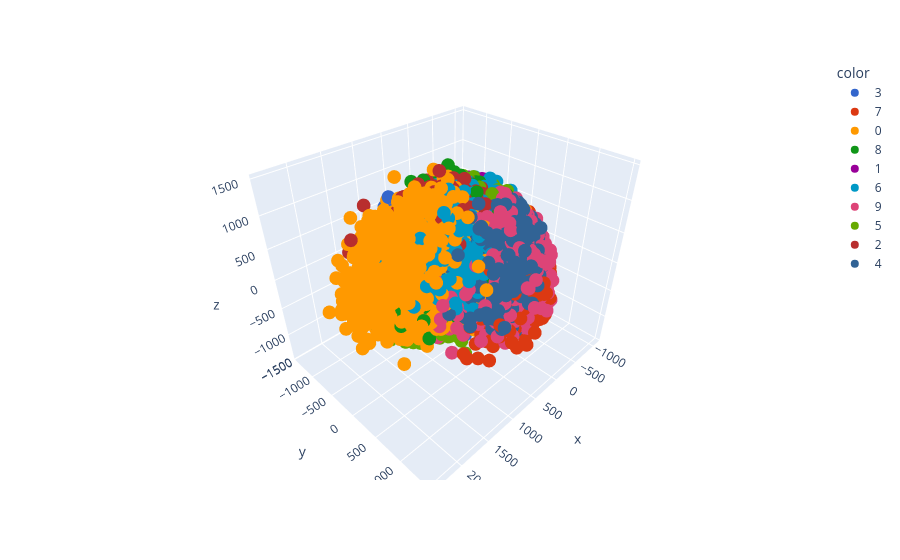

Source (notebook cell):
### Code cell
# 3d graph of 3 principal components
# x is PC-1 and y is PC-2 & z = PC-3
n_comp = 3
pca = PCA(n_components=n_comp)
X_train_trf = pca.fit_transform(X_train)
fig = px.scatter_3d(x = X_train_trf[:,0], y = X_train_trf[:,1], z = X_train_trf[:,2], color = Y_train.astype(str), color_discrete_sequence = px.colors.qualitative.G10)
fig.show()

### Figure 1 — Plotly figure (JSON) as saved in the notebook; plotly's stock layout.template omitted (floating-point values rounded to 4 significant figures; data arrays with more than 128 entries replaced by an {"elided": "..."} marker saying what was removed)
{"data": [{"hovertemplate": "color=3<br>x=%{x}<br>y=%{y}<br>z=%{z}<extra></extra>", "legendgroup": "3", "marker": {"color": "#3366CC", "symbol": "circle"}, "mode": "markers", "name": "3", "scene": "scene", "showlegend": true, "type": "scatter3d", "x": {"elided": "3453 float values"}, "y": {"elided": "3453 float values"}, "z": {"elided": "3453 float values"}}, {"hovertemplate": "color=7<br>x=%{x}<br>y=%{y}<br>z=%{z}<extra></extra>", "legendgroup": "7", "marker": {"color": "#DC3912", "symbol": "circle"}, "mode": "markers", "name": "7", "scene": "scene", "showlegend": true, "type": "scatter3d", "x": {"elided": "3498 float values"}, "y": {"elided": "3498 float values"}, "z": {"elided": "3498 float values"}}, {"hovertemplate": "color=0<br>x=%{x}<br>y=%{y}<br>z=%{z}<extra></extra>", "legendgroup": "0", "marker": {"color": "#FF9900", "symbol": "circle"}, "mode": "markers", "name": "0", "scene": "scene", "showlegend": true, "type": "scatter3d", "x": {"elided": "3326 float values"}, "y": {"elided": "3326 float values"}, "z": {"elided": "3326 float values"}}, {"hovertemplate": "color=8<br>x=%{x}<br>y=%{y}<br>z=%{z}<extra></extra>", "legendgroup": "8", "marker": {"color": "#109618", "symbol": "circle"}, "mode": "markers", "name": "8", "scene": "scene", "showlegend": true, "type": "scatter3d", "x": {"elided": "3290 float values"}, "y": {"elided": "3290 float values"}, "z": {"elided": "3290 float values"}}, {"hovertemplate": "color=1<br>x=%{x}<br>y=%{y}<br>z=%{z}<extra></extra>", "legendgroup": "1", "marker": {"color": "#990099", "symbol": "circle"}, "mode": "markers", "name": "1", "scene": "scene", "showlegend": true, "type": "scatter3d", "x": {"elided": "3747 float values"}, "y": {"elided": "3747 float values"}, "z": {"elided": "3747 float values"}}, {"hovertemplate": "color=6<br>x=%{x}<br>y=%{y}<br>z=%{z}<extra></extra>", "legendgroup": "6", "marker": {"color": "#0099C6", "symbol": "circle"}, "mode": "markers", "name": "6", "scene": "scene", "showlegend": true, "type": "scatter3d", "x": {"elided": "3321 float values"}, "y": {"elided": "3321 float values"}, "z": {"elided": "3321 float values"}}, {"hovertemplate": "color=9<br>x=%{x}<br>y=%{y}<br>z=%{z}<extra></extra>", "legendgroup": "9", "marker": {"color": "#DD4477", "symbol": "circle"}, "mode": "markers", "name": "9", "scene": "scene", "showlegend": true, "type": "scatter3d", "x": {"elided": "3298 float values"}, "y": {"elided": "3298 float values"}, "z": {"elided": "3298 float values"}}, {"hovertemplate": "color=5<br>x=%{x}<br>y=%{y}<br>z=%{z}<extra></extra>", "legendgroup": "5", "marker": {"color": "#66AA00", "symbol": "circle"}, "mode": "markers", "name": "5", "scene": "scene", "showlegend": true, "type": "scatter3d", "x": {"elided": "3044 float values"}, "y": {"elided": "3044 float values"}, "z": {"elided": "3044 float values"}}, {"hovertemplate": "color=2<br>x=%{x}<br>y=%{y}<br>z=%{z}<extra></extra>", "legendgroup": "2", "marker": {"color": "#B82E2E", "symbol": "circle"}, "mode": "markers", "name": "2", "scene": "scene", "showlegend": true, "type": "scatter3d", "x": {"elided": "3353 float values"}, "y": {"elided": "3353 float values"}, "z": {"elided": "3353 float values"}}, {"hovertemplate": "color=4<br>x=%{x}<br>y=%{y}<br>z=%{z}<extra></extra>", "legendgroup": "4", "marker": {"color": "#316395", "symbol": "circle"}, "mode": "markers", "name": "4", "scene": "scene", "showlegend": true, "type": "scatter3d", "x": {"elided": "3270 float values"}, "y": {"elided": "3270 float values"}, "z": {"elided": "3270 float values"}}], "layout": {"legend": {"title": {"text": "color"}, "tracegroupgap": 0}, "margin": {"t": 60}, "scene": {"domain": {"x": [0, 1], "y": [0, 1]}, "xaxis": {"title": {"text": "x"}}, "yaxis": {"title": {"text": "y"}}, "zaxis": {"title": {"text": "z"}}}}}
